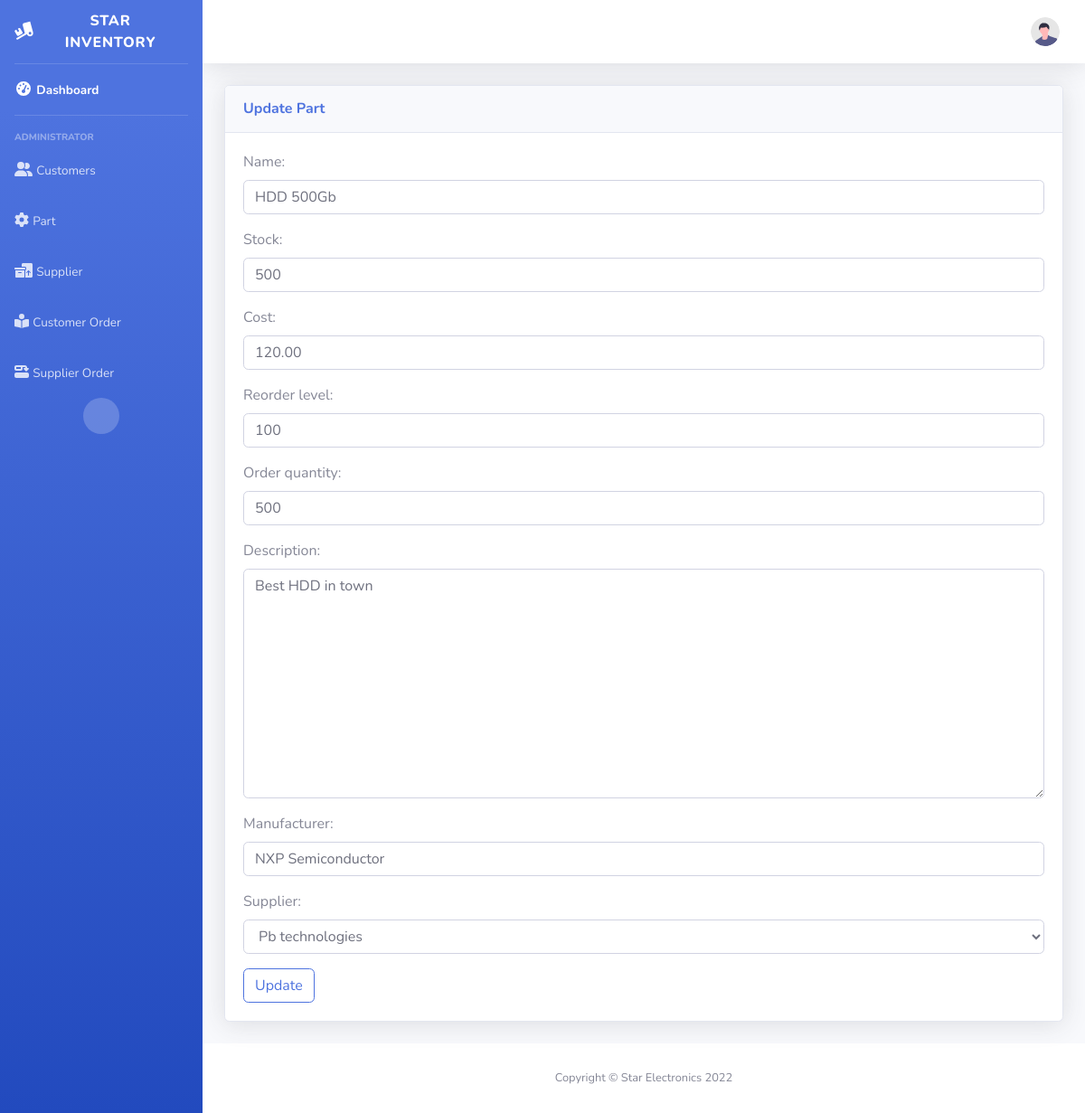
Before: /part/1/update with the older database file.
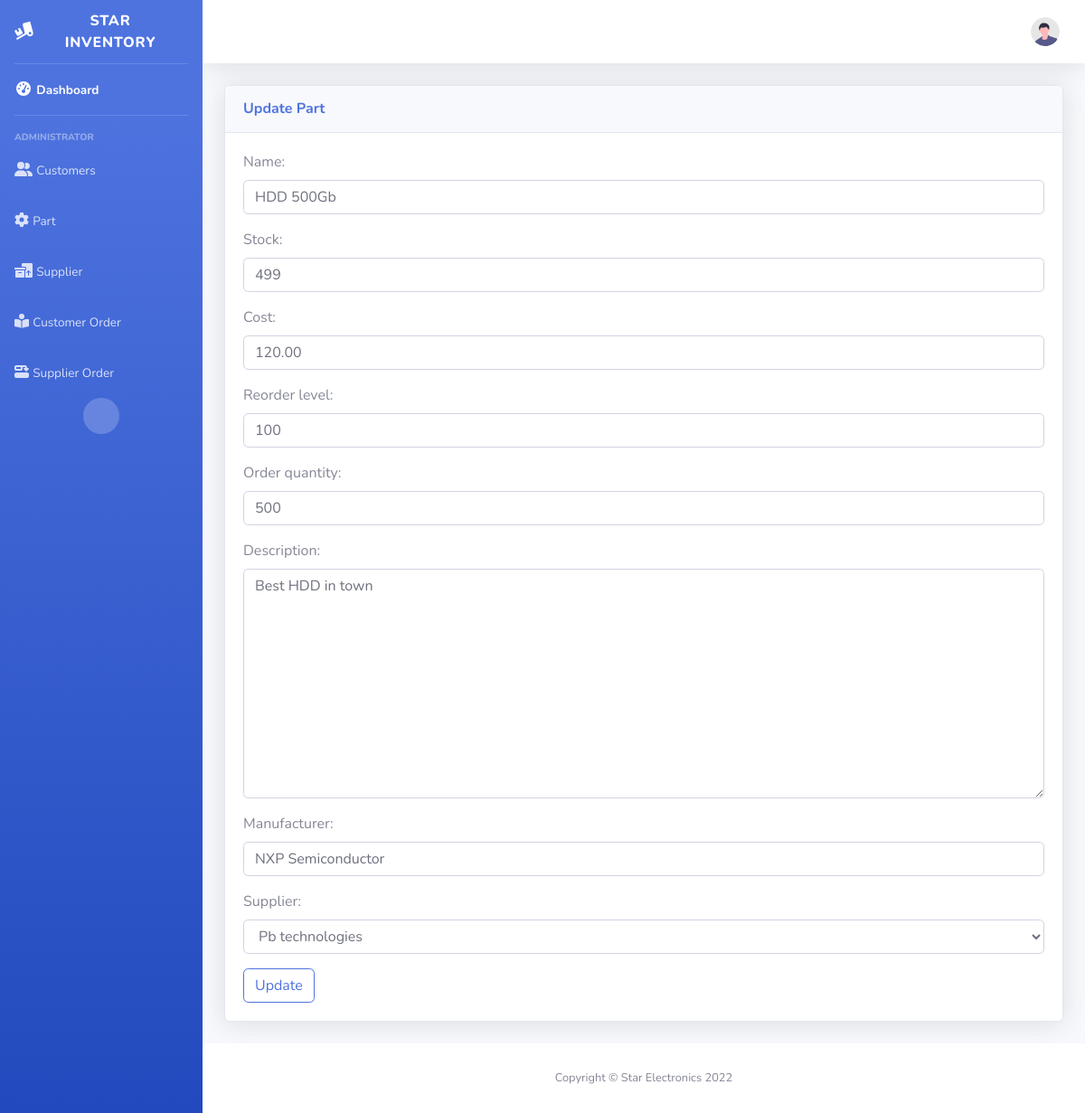
After: the same page with the newer database file.
### StarInventory/models.py (models this page shows, shortened)
class Part(models.Model):
    name = models.CharField(null=False, blank=False, max_length=20)
    stock = models.IntegerField(null=False, blank=False, default=0)
    cost = models.DecimalField(default=0.00, decimal_places=2, max_digits=20, null=False, blank=False)
    reorder_level = models.IntegerField(null=False, blank=False, default=0)
    order_quantity = models.IntegerField(null=False, blank=False, default=20)
    reserved_stock = models.IntegerField(null=False, blank=False, default=0)
    available_stock = models.IntegerField(null=False, blank=False, default=0)
    description = models.TextField(null=False, blank=False, max_length=100)
    manufacturer = models.CharField(null=False, blank=False, max_length=20)
    supplier = models.ForeignKey(Supplier, on_delete=models.DO_NOTHING)

class Supplier(models.Model):
    name = models.CharField(null=False, blank=False, max_length=50)
    phoneNumber = models.CharField(null=False, blank=False, max_length=15)
    email = models.EmailField(
        verbose_name='email address',
        max_length=255,
        unique=True,
    )
    def __str__(self):
        return self.name

### StarInventory/views.py (the view)
# urls.py: path('part/<int:pk>/update', UpdatePartView.as_view(), name="update_part"),
class UpdatePartView(UpdateView):
    model = Part
    form_class = PartForm
    template_name = "update_part.html"
    success_url = reverse_lazy("list_parts")

### StarInventory/forms.py
class PartForm(forms.ModelForm):
    class Meta:
        model = Part
        fields = (
            'name', 'stock', 'cost', 'reorder_level', 'order_quantity', 'description', 'manufacturer',
            'supplier')
        widgets = {
            'name': forms.TextInput(attrs={'class': 'form-control', 'placeholder': 'Name'}),
            'stock': forms.NumberInput(attrs={'class': 'form-control'}),
            'cost': forms.NumberInput(attrs={'class': 'form-control'}),
            'reorder_level': forms.NumberInput(attrs={'class': 'form-control'}),
            'order_quantity': forms.NumberInput(attrs={'class': 'form-control'}),
            'description': forms.Textarea(attrs={'class': 'form-control'}),
            'manufacturer': forms.TextInput(attrs={'class': 'form-control', 'placeholder': 'Manufacturer'}),
            'supplier': forms.Select(attrs={'class': 'form-control'})
        }

### StarInventory/templates/update_part.html (shortened to what this page needs)
{% extends "base.html" %}
{% load static %}
{% block content %}
    <div class="card shadow mb-4">
        <div class="card-header py-3">
            <h6 class="m-0 font-weight-bold text-primary">Update Part</h6>
        </div>
        <div class="card-body">
            <form method="POST">
                {{ form.as_p }}
                <button class="btn btn-outline-primary">Update</button>
            </form>
        </div>
    </div>
{% endblock %}

Changed rows visible on the page:
changed Part "Best HDD in town": stock "500" → "499"
